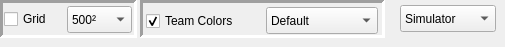
             <widget class="QWidget" name="field">
              <attribute name="title">
               <string>Field</string>
              </attribute>
              <widget class="QFrame" name="frame_8">
               <property name="geometry">
                <rect>
                 <x>0</x>
                 <y>0</y>
                 <width>137</width>
                 <height>38</height>
                </rect>
               </property>
               <property name="frameShape">
                <enum>QFrame::Panel</enum>
               </property>
               <property name="frameShadow">
                <enum>QFrame::Sunken</enum>
               </property>
               <property name="lineWidth">
                <number>3</number>
               </property>
               <widget class="QCheckBox" name="check_fieldGrid">
                <property name="geometry">
                 <rect>
                  <x>4</x>
                  <y>8</y>
                  <width>59</width>
                  <height>22</height>
                 </rect>
                </property>
                <property name="focusPolicy">
                 <enum>Qt::NoFocus</enum>
                </property>
                <property name="toolTip">
                 <string>(Hotkey: G) Toggle display of grid</string>
                </property>
                <property name="text">
                 <string>Grid</string>
                </property>
               </widget>
               <widget class="QComboBox" name="combo_gridScale">
                <property name="geometry">
                 <rect>
                  <x>67</x>
                  <y>6</y>
                  <width>65</width>
                  <height>27</height>
                 </rect>
                </property>
                <property name="toolTip">
                 <string>Interval size of grid lines</string>
                </property>
                <property name="currentText">
                 <string>500²</string>
                </property>
                <property name="currentIndex">
                 <number>1</number>
                </property>
                <item>
                 <property name="text">
                  <string>200²</string>
                 </property>
                </item>
                <item>
                 <property name="text">
                  <string>500²</string>
                 </property>
                </item>
                <item>
                 <property name="text">
                  <string>1000²</string>
                 </property>
                </item>
               </widget>
              </widget>
              <widget class="QFrame" name="frame_9">
               <property name="geometry">
                <rect>
                 <x>140</x>
                 <y>0</y>
                 <width>245</width>
                 <height>38</height>
                </rect>
               </property>
               <property name="frameShape">
                <enum>QFrame::Panel</enum>
               </property>
               <property name="frameShadow">
                <enum>QFrame::Sunken</enum>
               </property>
               <property name="lineWidth">
                <number>3</number>
               </property>
               <widget class="QComboBox" name="combo_fieldColor">
                <property name="geometry">
                 <rect>
                  <x>126</x>
                  <y>7</y>
                  <width>112</width>
                  <height>27</height>
                 </rect>
                </property>
                <property name="minimumSize">
                 <size>
                  <width>112</width>
                  <height>0</height>
                 </size>
                </property>
                <property name="toolTip">
                 <string>Field color scheme</string>
                </property>
                <property name="currentText">
                 <string>Default</string>
                </property>
                <property name="currentIndex">
                 <number>0</number>
                </property>
                <item>
                 <property name="text">
                  <string>Default</string>
                 </property>
                </item>
                <item>
                 <property name="text">
                  <string>Ice Rink</string>
                 </property>
                </item>
                <item>
                 <property name="text">
                  <string>Basketball</string>
                 </property>
                </item>
                <item>
                 <property name="text">
                  <string>Air Hockey</string>
                 </property>
                </item>
                <item>
                 <property name="text">
                  <string>Arctic</string>
                 </property>
                </item>
                <item>
                 <property name="text">
                  <string>Game Boy</string>
                 </property>
                </item>
               </widget>
               <widget class="QCheckBox" name="check_coloredGoals">
                <property name="geometry">
                 <rect>
                  <x>6</x>
                  <y>10</y>
                  <width>114</width>
                  <height>22</height>
                 </rect>
                </property>
                <property name="focusPolicy">
                 <enum>Qt::NoFocus</enum>
                </property>
                <property name="toolTip">
                 <string>Toggle team-colored goals</string>
                </property>
                <property name="text">
                 <string>Team Colors</string>
                </property>
                <property name="checked">
                 <bool>true</bool>
                </property>
               </widget>
              </widget>
              <widget class="QComboBox" name="combo_fieldProportions">
               <property name="geometry">
                <rect>
                 <x>400</x>
                 <y>5</y>
                 <width>96</width>
                 <height>27</height>
                </rect>
               </property>
               <property name="currentIndex">
                <number>0</number>
               </property>
               <item>
                <property name="text">
                 <string>Simulator</string>
                </property>
               </item>
               <item>
                <property name="text">
                 <string>Lab Field</string>
                </property>
               </item>
              </widget>
             </widget>
